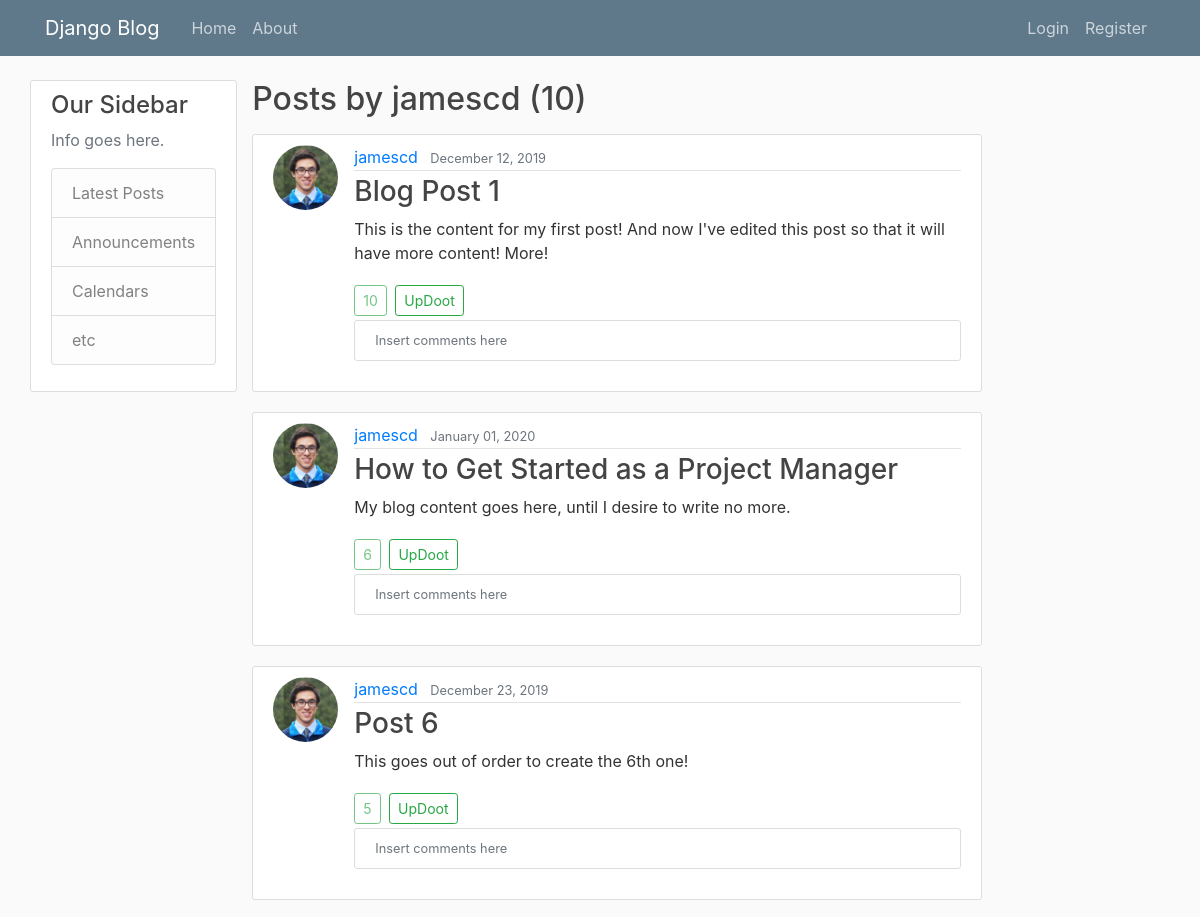
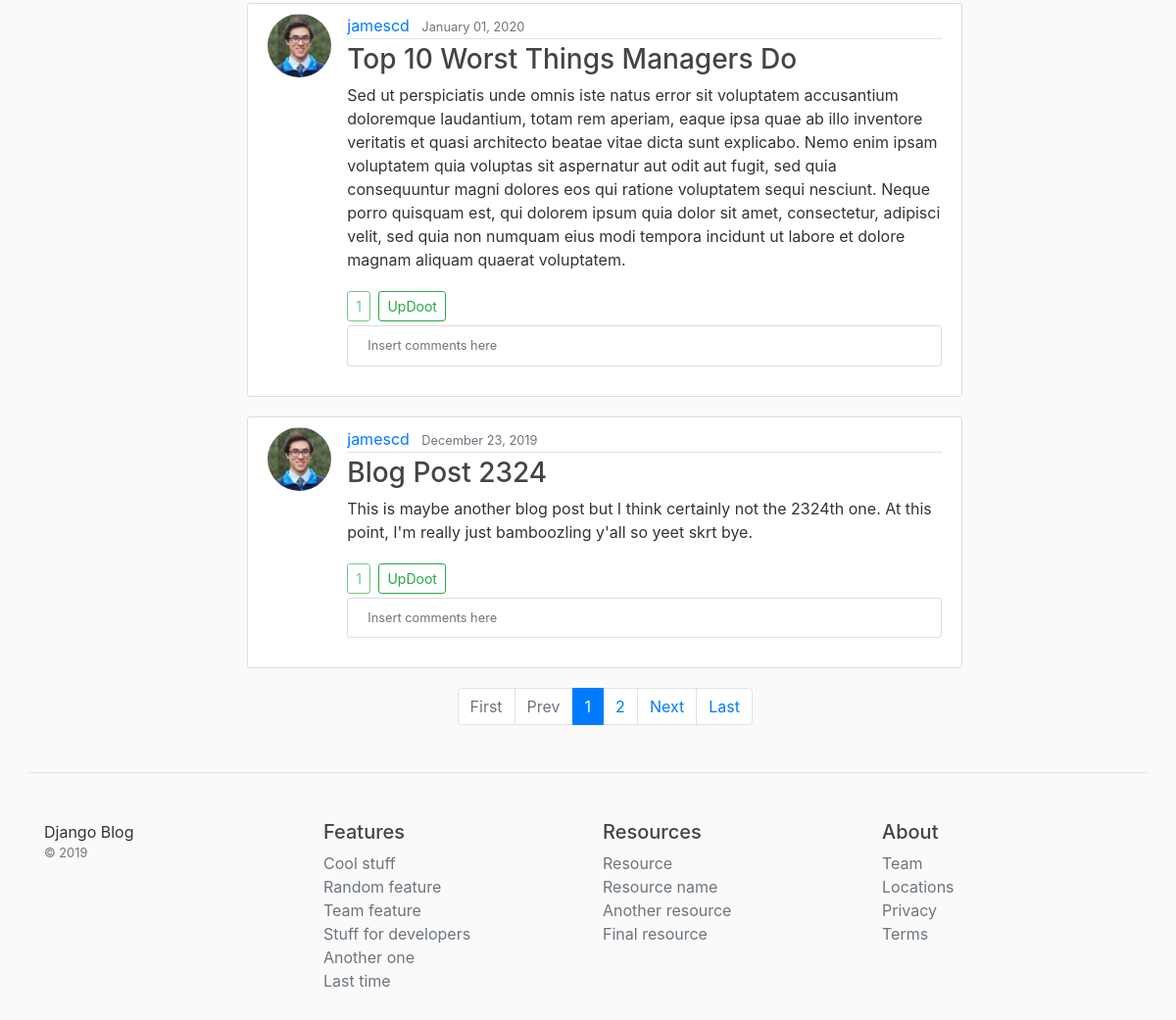
Screenshot of /user/jamescd with the database file from the repository (2 pictures, top to bottom).
### blog/models.py (models this page shows, shortened)
class Post(models.Model):
	title = models.CharField(max_length=100)
	content = models.TextField()
	date_posted = models.DateTimeField(default=timezone.now)
	author = models.ForeignKey(User, on_delete=models.CASCADE)
	updoots = models.SmallIntegerField(default=0)

### users/models.py (models this page shows, shortened)
class Profile(models.Model):
	user = models.OneToOneField(User, on_delete=models.CASCADE)
	image = models.ImageField(default='default.jpeg', upload_to='profile-pics')
	bio = models.TextField()

### blog/views.py (the view)
# urls.py: path('user/<str:username>', UserPostListView.as_view(), name='user-posts'),
class UserPostListView(ListView):
	model = Post
	template_name = 'blog/user_posts.html' # <app>/<model>_<viewtype>.html
	context_object_name = 'posts'
	paginate_by = 5
	paginate_orphans = 2
	def get_queryset(self):
		user = get_object_or_404(User, username=self.kwargs.get('username'))
		querySet = Post.objects.filter(author=user).order_by('-updoots', '-date_posted')
		return querySet

### blog/templates/blog/user_posts.html (shortened to what this page needs)
{% extends "blog/base.html" %}
{% block content %}
	<h2 class="mb-3">Posts by {{ view.kwargs.username }} ({{ page_obj.paginator.count }})</h2>
	{% for post in posts %}
		<article class="media content-section">
			<img class="rounded-circle article-img" src="{{ post.author.profile.image.url }}">
			<div class="media-body">
				<div class="article-metadata">
					<a class="mr-2" href="{% url 'user-posts' post.author.username %}">{{ post.author }}</a>
					<small class="text-muted">{{ post.date_posted|date:"F d, Y" }}</small>
				</div>
				<h3><a class="article-title" href="{% url 'post-detail' post.id %}">{{ post.title }}</a></h3>
				<p class="article-content">{{ post.content }}</p>
				<a class="btn btn-outline-success btn-sm disabled mr-1">{{ post.updoots }}</a>
				<a class="btn btn-outline-success btn-sm mt-1 mb-1" href="{% url 'post-updoot' post.id 'home' %}">UpDoot</a>
				<div class="media content-section">
					<small class="text-muted">Insert comments here</small>
				</div>
			</div>
		</article>
	{% endfor %}
	{% if is_paginated %}
		<nav class="row justify-content-center" aria-label="Blog post pages">
			<ul class="pagination">
				{% if page_obj.has_previous %}
					<li class="page-item"><a class="page-link" href="?page=1">First</a></li>
					<li class="page-item"><a class="page-link" href="?page={{ page_obj.previous_page_number }}">Prev</a></li>
				{% else %}
					<li class="page-item disabled"><a class="page-link" href="">First</a></li>
					<li class="page-item disabled"><a class="page-link" href="">Prev</a></li>
				{% endif %}
				{% for num in page_obj.paginator.page_range %}
					{% if page_obj.number == num %}
						<li class="page-item active"><a class="page-link" href="?page={{ num }}">{{ num }}</a></li>
					{% elif num > page_obj.number|add:'-3' and num < page_obj.number|add:'3' %}
						<li class="page-item"><a class="page-link" href="?page={{ num }}">{{ num }}</a></li>
					{% endif %}
				{% endfor %}
				{% if page_obj.has_next %}
					<li class="page-item"><a class="page-link" href="?page={{ page_obj.next_page_number }}">Next</a></li>
					<li class="page-item"><a class="page-link" href="?page={{ page_obj.paginator.num_pages }}">Last</a></li>
				{% else %}
					<li class="page-item disabled"><a class="page-link" href="">Next</a></li>
					<li class="page-item disabled"><a class="page-link" href="">Last</a></li>
				{% endif %}
			</ul>
		</nav>
	{% endif %}
{% endblock content %}

### blog/static/blog/main.css (style rules this page uses)
body { background: #fafafa; color: #333333; margin-top: 5rem; }
h1, h2, h3, h4, h5, h6 { color: #444444; }
ul { margin: 0; }
.content-section { background: #ffffff; padding: 10px 20px; border: 1px solid #dddddd; border-radius: 3px; margin-bottom: 20px; }
.article-title { color: #444444; }
.article-content { white-space: pre-line; }
.article-img { height: 65px; width: 65px; margin-right: 16px; }
.article-metadata { padding-bottom: 1px; margin-bottom: 4px; border-bottom: 1px solid #e3e3e3 }

### rows the page displays
Post: author.profile.image (picture), author "jamescd", date_posted "December 12, 2019", title "Blog Post 1", content "This is the content for my first post! And now I've edited this post so that it will have more content! More!", updoots "10"
Post: author.profile.image (picture), author "jamescd", date_posted "January 01, 2020", title "How to Get Started as a Project Manager", content "My blog content goes here, until I desire to write no more.", updoots "6"
Post: author.profile.image (picture), author "jamescd", date_posted "December 23, 2019", title "Post 6", content "This goes out of order to create the 6th one!", updoots "5"
Post: author.profile.image (picture), author "jamescd", date_posted "January 01, 2020", title "Top 10 Worst Things Managers Do", content "Sed ut perspiciatis unde omnis iste natus error sit voluptatem accusantium doloremque laudantium, totam rem aperiam, eaque ipsa quae ab illo inventore veritatis et quasi architecto beatae vitae dicta sunt explicabo. Nemo enim ipsam voluptatem quia voluptas sit aspernatur aut odit aut fugit, sed quia consequuntur magni dolores eos qui ratione voluptatem sequi nesciunt. Neque porro quisquam est, qui dolorem ipsum quia dolor sit amet, consectetur, adipisci velit, sed quia non numquam eius modi tempora incidunt ut labore et dolore magnam aliquam quaerat voluptatem.", updoots "1"
Post: author.profile.image (picture), author "jamescd", date_posted "December 23, 2019", title "Blog Post 2324", content "This is maybe another blog post but I think certainly not the 2324th one. At this point, I'm really just bamboozling y'all so yeet skrt bye.", updoots "1"

### other values shown
{{ view.kwargs.username }} "jamescd"
{{ page_obj.paginator.count }} "10"
{{ num }} "1"
{{ num }} "2"
